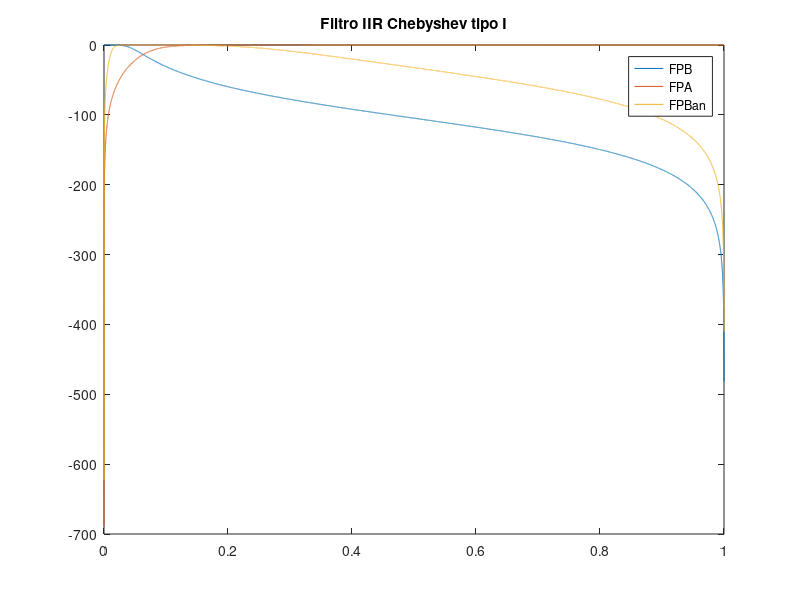
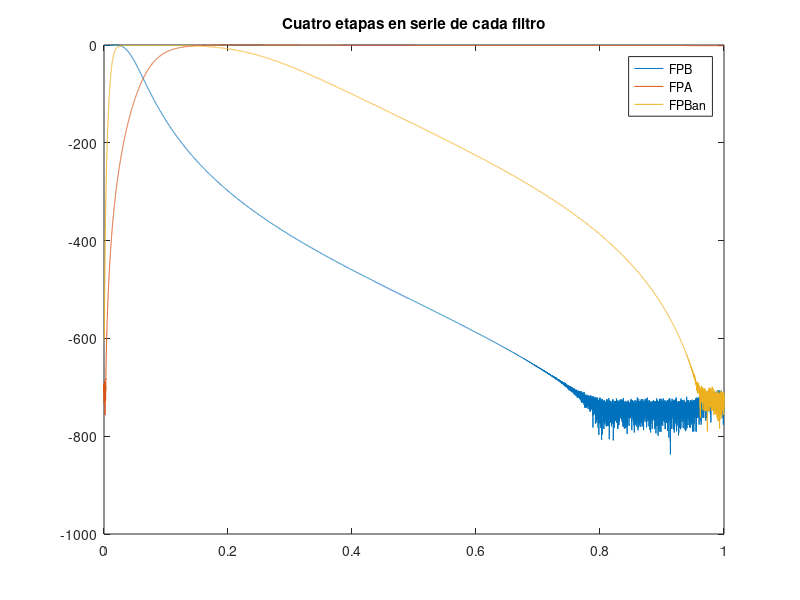

Write the MATLAB code that produced these figures, in order. (Note: this script raises an error after producing the figures.)
%----------------------- Filtro IIR por Chevy ----------------------------%
fm = 39062; %frecuencia de muestreo necesaria para digitalizar freuencias, se usa la del ejercicio anterior
x = (0:(fm/2 - 1))*2/fm;
L = 4*fm; %longitud de 4 seg.
i = zeros (1, L); %funcion impulso
i(1) = 1;

%PASA BAJOS
Fcpb = 500;
fcpb = 2*Fcpb/fm;  %digitalizo frecuencia y eje x
[Bpb, Apb] = cheby1 (2, 0.1, fcpb, 'low'); %se especifica orden, ripple, fc, tipo

hpb = filter(Bpb, Apb, i);  %respuesta del filtro
Hpb = fft(hpb, fm);      %repsuesta en frecuencia
Hpbdb = 20*log(abs(Hpb(1:fm/2)));

%PASA ALTOS
Fcpa = 3000;
fcpa = 2*Fcpa/fm;  %digitalizo frecuencia y eje x
[Bpa, Apa] = cheby1 (2, 0.1, fcpa, 'high'); %se especifica orden, ripple, fc, tipo

hpa = filter(Bpa, Apa, i);  %respuesta del filtro
Hpa = fft(hpa, fm);      %repsuesta en frecuencia
Hpadb = 20*log(abs(Hpa(1:fm/2)));

%PASA BANDA
Fcpb2 = 3000;
fcpb2 = 2*Fcpb2/fm;  %digitalizo frecuencia y eje x
[Bpb2, Apb2] = cheby1 (2, 0.1, fcpb2, 'low'); %se especifica orden, ripple, fc, tipo
hpb2 = filter(Bpb2, Apb2, i);  %respuesta del filtro

Fcpa2 = 500;
fcpa2 = 2*Fcpa2/fm;  %digitalizo frecuencia y eje x
[Bpa2, Apa2] = cheby1 (2, 0.1, fcpa2, 'high'); %se especifica orden, ripple, fc, tipo
hpa2 = filter(Bpa2, Apa2, i);  %respuesta del filtro

hpban = conv(hpa2, hpb2);

% fcpban = [fcpb, fcpa];
% [Bpban, Apban] = cheby1 (1, 0.1, fcpban, 'bandpass'); %se especifica orden, ripple, fc, tipo
% 
% hpban = filter(Bpban, Apban, i);  %respuesta del filtro
Hpban = fft(hpban, fm);      %repsuesta en frecuencia
Hpbandb = 20*log(abs(Hpban(1:fm/2)));

figure;
plot(x, Hpbdb);
hold;
plot(x, Hpadb);
plot(x, Hpbandb);
title 'Filtro IIR Chebyshev tipo I';
legend ('FPB', 'FPA', 'FPBan');

%Combinacion de 4 etapas en serie de cada filtro
for i = 1:4
    hpb = filter (Bpb, Apb, hpb);
    hpa = filter (Bpa, Apa, hpa);
    hpb2 = filter (Bpb2, Apb2, hpb2);
    hpa2 = filter (Bpa2, Apa2, hpa2);
end
hpban = conv(hpa2, hpb2);
Hpb = fft(hpb, fm);
Hpbdb = 20*log(abs(Hpb(1:fm/2)));
Hpa = fft(hpa, fm);      
Hpadb = 20*log(abs(Hpa(1:fm/2)));
Hpban = fft(hpban, fm);      
Hpbandb = 20*log(abs(Hpban(1:fm/2)));
figure;
plot(x, Hpbdb);
hold;
plot(x, Hpadb);
plot(x, Hpbandb);
title 'Cuatro etapas en serie de cada filtro';
legend ('FPB', 'FPA', 'FPBan');

%Normalizacion de coeficientes
%FPB
Bpb = Bpb/2;
Apb = Apb/2;
Bpb_fx = fi(Bpb,1,16,15);
Apb_fx = fi(Apb,1,16,15);
cpb = ['0x' hex(Bpb_fx(1)) ', 0x' hex(Bpb_fx(2)) ', 0x' hex(-Apb_fx(2)) ', 0x' hex(Bpb_fx(3)) ', 0x' hex(-Apb_fx(3))];
%FPA
Bpa = Bpa/2;
Apa = Apa/2;
Bpa_fx = fi(Bpa,1,16,15);
Apa_fx = fi(Apa,1,16,15);
cpa = ['0x' hex(Bpa_fx(1)) ', 0x' hex(Bpa_fx(2)) ', 0x' hex(-Apa_fx(2)) ', 0x' hex(Bpa_fx(3)) ', 0x' hex(-Apa_fx(3))];
%FPBan
Bpb2 = Bpb2/2;
Apb2 = Apb2/2;
Bpb2_fx = fi(Bpb2,1,16,15);
Apb2_fx = fi(Apb2,1,16,15);
cpb2 = ['0x' hex(Bpb2_fx(1)) ', 0x' hex(Bpb2_fx(2)) ', 0x' hex(-Apb2_fx(2)) ', 0x' hex(Bpb2_fx(3)) ', 0x' hex(-Apb2_fx(3))];

Bpa2 = Bpa2/2;
Apa2 = Apa2/2;
Bpa2_fx = fi(Bpa2,1,16,15);
Apa2_fx = fi(Apa2,1,16,15);
cpa2 = ['0x' hex(Bpa2_fx(1)) ', 0x' hex(Bpa2_fx(2)) ', 0x' hex(-Apa2_fx(2)) ', 0x' hex(Bpa2_fx(3)) ', 0x' hex(-Apa2_fx(3))];

cpb
cpa
cpb2
cpa2





